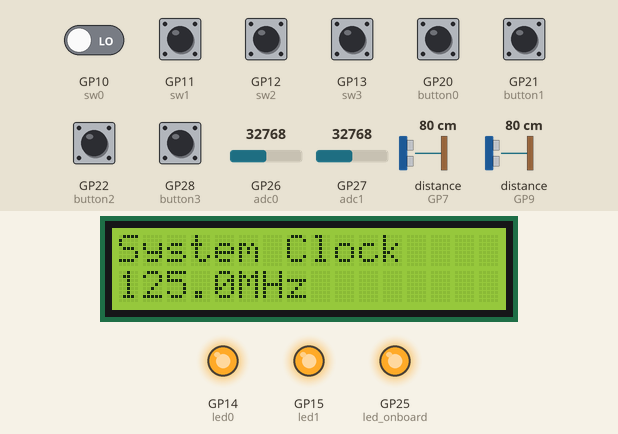
Recording of a program running on a simulated Raspberry Pi Pico running MicroPython. Shown: 16×2 character LCD, output pins drawn as LEDs (lit = HIGH). Dashed ring = blinking. Inputs (shaded band) come from the test bench; at power-on: GP10 (sw0), GP11 (sw1), GP12 (sw2), GP13 (sw3), GP20 (button0), GP21 (button1), GP22 (button2), GP28 (button3) LOW, GP26 (adc0) = 32768, GP27 (adc1) = 32768, distance to the obstacle (sensors on GP7, GP9) 80 cm (analog values on the 0–65535 scale). The echo pulse lasts 58.3 µs per cm; pins used as bus, display or sensor lines are not drawn.

Above: at 4.4 s.
4.5 s: GP10 (sw0) driven LOW
6.5 s: GP22 (button2) pulled HIGH for 0.35 s
At 7.28 s:
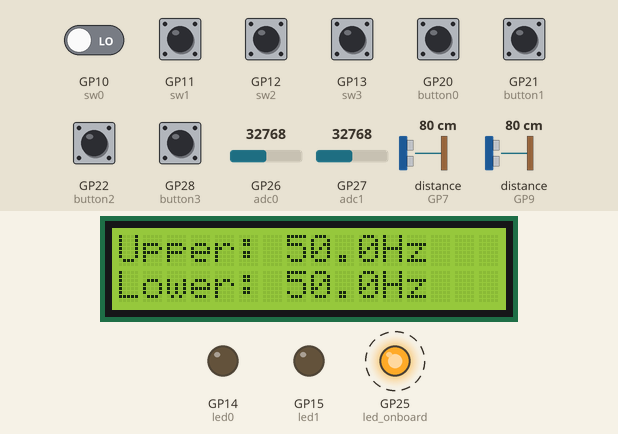
8.9 s: GP28 (button3) pulled HIGH for 0.35 s
At 9.63 s:
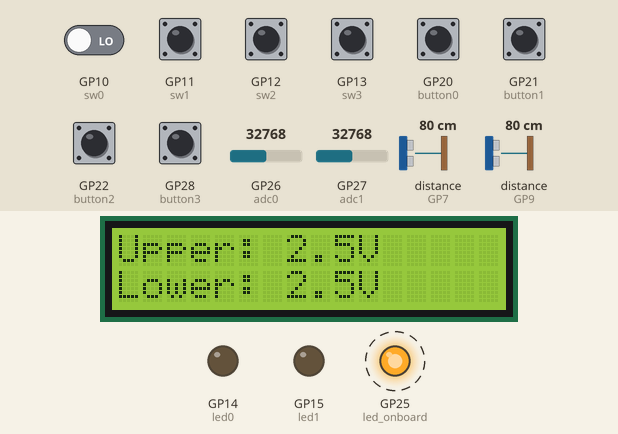
11.2 s: GP21 (button1) pulled HIGH for 0.35 s
At 11.84 s:
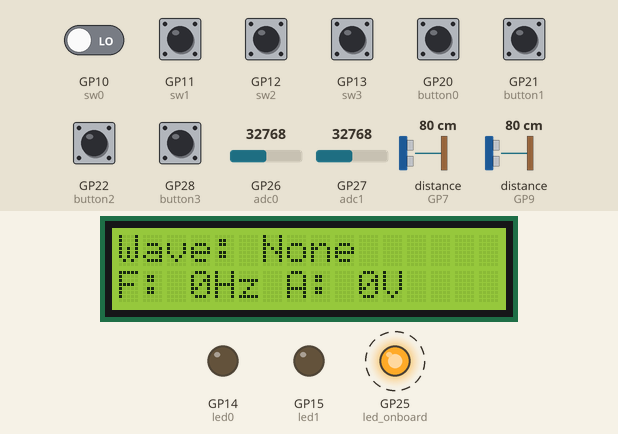
13.0 s: GP11 (sw1) pulled HIGH for 0.35 s
At 13.26 s:
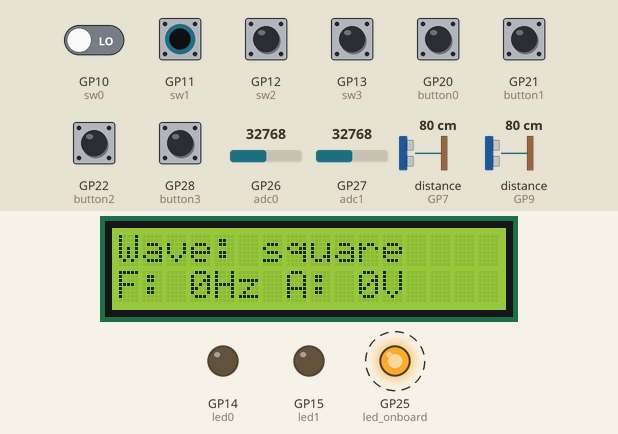
Timing chart, 0 to 15.8 s (numbered marks = the images above; inputs shaded):
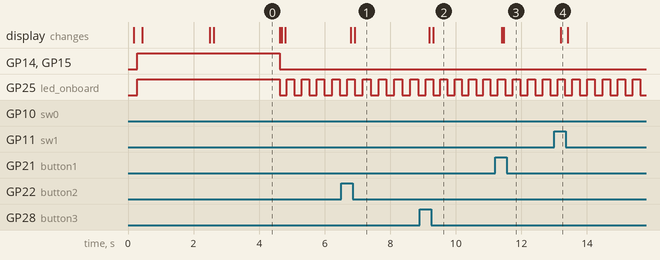

Measured:
- after the input at 6.5 s, the display: first changes after 0.29 s (image 1 shows a later state)
- after the input at 8.9 s, the display: first changes after 0.28 s (image 2 shows a later state)
- after the input at 11.2 s, the display: first changes after 0.19 s (image 3 shows a later state)
- after the input at 13.0 s, the display: changes after 0.20 s (image 4)

The program:

theremin.py
```python
# -----------------------------------------
#                 NOTES
# -----------------------------------------
"""
Dieter Steinhauser
11/2022
Design 1
Ultrasonic Theremin

This program employs talks to various peripherals to create a theremin music device.

The Major components include:
Transfers of SPI data to DAC
LCD status
ADC conversions
Switch inputs
button inputs
Overclocking

Potentially:
multithreading
DMA

"""

# -----------------------------------------
#               IMPORTS
# -----------------------------------------

from LCD import *
from LUT import *
from spi_config import *
import _thread
from utime import sleep, sleep_ms, sleep_us, ticks_ms
from machine import Pin, Timer, ADC, freq

# -----------------------------------------
#         CONSTANTS/VARIABLES
# -----------------------------------------

# ------------------
REFRESH_RATE = 60 # Frequency in Hz
REFRESH_PERIOD = int((1 / REFRESH_RATE) * 1000) # delay in milliseconds

# ------------------
UPY_BIT_RES = 16
ADC_REF = 3.3
VOLT_PER_BIT = ADC_REF / (2**UPY_BIT_RES) # ADC recieves in 2 byte packets and micropython automagically fixes it.

# ------------------
DAC_REF = 5.0
DC_OFFSET = 0
DC_OFFSET_RES = int((DC_OFFSET / DAC_REF) * (2**UPY_BIT_RES))

# ------------------
FREQ_MAX = 100
FREQ_MIN = 10
AMP_MAX = DAC_REF
AMP_MIN = 0

MAX_DIST_US0 = 50
MAX_DIST_US1 = 20

# -----------------------------------------
#           METHODS
# -----------------------------------------

def append_space(string, length):
    while (len(string) < length):
        string = ' ' + string
    return string

# -------------------------------------------------------------
#           INITIALIZATION
# -------------------------------------------------------------

# -----------------------------------------
#           SYSTEM CLOCK
# -----------------------------------------

DEFAULT_SYS_CLK = 125_000_000
STABLE_OVERCLOCK = 270_000_000

# Pico can go up to 270MHz before needing to flash to the eeprom directly.
system_clock = STABLE_OVERCLOCK

# if the system clock is not the default, apply the clock speed.
if system_clock !=  DEFAULT_SYS_CLK:
    freq(system_clock)

# print(f'Clock: {freq()/1e6}MHz')

# -----------------------------------------
#               PINOUT
# -----------------------------------------

# LCD Pins handled in LCD.py
# ----------------------------
# EN = Pin(0, Pin.OUT)
# RS = Pin(1, Pin.OUT)
# D7 = Pin(2, Pin.OUT)
# D6 = Pin(3, Pin.OUT)
# D5 = Pin(4, Pin.OUT)
# D4 = Pin(5, Pin.OUT)

# Ultrasonic sensor pins handled in sensors.py
# ----------------------------
# us0_trig = Pin(6, Pin.OUT)
# us0_echo = Pin(7, Pin.IN)
# us1_trig = Pin(8, Pin.OUT)
# us1_echo = Pin(9, Pin.IN)

# Switches
# ----------------------------
sw0 = Pin(10, Pin.IN, Pin.PULL_DOWN)
sw1 = Pin(11, Pin.IN, Pin.PULL_DOWN)
sw2 = Pin(12, Pin.IN, Pin.PULL_DOWN)
sw3 = Pin(13, Pin.IN, Pin.PULL_DOWN)
switch_pins = [sw0, sw1, sw2, sw3]

# LEDs
# ----------------------------
led0 = Pin(14, Pin.OUT)
led1 = Pin(15, Pin.OUT)
led_onboard = Pin(25, Pin.OUT)
led_pins = [led0, led1, led_onboard]

# SPI handled by the Hardware in spi_config.py
# ----------------------------
# miso = Pin(16, Pin.IN)
# cs = Pin(17, Pin.OUT, value=1)
# mosi = Pin(18, Pin.OUT)
# sck = Pin(19, Pin.OUT)

# Buttons
# ----------------------------
button0 = Pin(20, Pin.IN)
button1 = Pin(21, Pin.IN)
button2 = Pin(22, Pin.IN)
button3 = Pin(28, Pin.IN)
button_pins = [button0, button1, button2, button3]

# ADC
# ----------------------------
# adc0 = ADC(26) # Connect to GP26, which is channel 0
# adc1 = ADC(27) # Connect to GP27, which is channel 1


# -----------------------------------------
#           GENERAL I/O
# -----------------------------------------
last_time = 0
def debounce():
    global last_time
    new_time = ticks_ms()
    # if it has been more that 1/10 of a second since the last event, we have a new event
    if (new_time - last_time) > 100:
        last_time = new_time
        return True
    else:
        return False

def button0_irq_handler(pin):
    global reset
    if (debounce()):
        reset = True

def button1_irq_handler(pin):
    global menu_select
    if (debounce()):
        menu_select = 0

def button2_irq_handler(pin):
    global menu_select
    if (debounce()):
        menu_select = 1

def button3_irq_handler(pin):
    global menu_select
    if (debounce()):
        menu_select = 2

# now we register the handler function when the button is pressed
button0.irq(trigger=Pin.IRQ_RISING, handler = button0_irq_handler)
button1.irq(trigger=Pin.IRQ_RISING, handler = button1_irq_handler)
button2.irq(trigger=Pin.IRQ_RISING, handler = button2_irq_handler)
button3.irq(trigger=Pin.IRQ_RISING, handler = button3_irq_handler)


# -----------------------------------------
#           ULTRASONIC SENSORS
# -----------------------------------------


from machine import Pin
from utime import ticks_us, sleep_us

# Ultrasonic sensor pins
# ----------------------------
us0_trig = Pin(6, Pin.OUT)
us0_echo = Pin(7, Pin.IN)
us1_trig = Pin(8, Pin.OUT)
us1_echo = Pin(9, Pin.IN)

def get_distance_u0():

    # send the trigger wave
    us0_trig(1)
    sleep_us(1)
    us0_trig(0)

    # listen for the return echo
    while us0_echo.value() == 0:
        start = ticks_us()
    while us0_echo.value() == 1:
        stop = ticks_us()

    return ((stop - start) * 0.0343) / 2

def get_distance_u1():
    global us1_distance

    # send the trigger wave
    us1_trig(1)
    sleep_us(1)
    us1_trig(0)

    # listen for the return echo
    while us1_echo.value() == 0:
        start = ticks_us()
    while us1_echo.value() == 1:
        stop = ticks_us()

    return ((stop - start) * 0.0343) / 2


# -----------------------------------------
#           LCD
# -----------------------------------------
lcd_init()
lcd_clear()
# lcd_cursor_on()
# lcd_cursor_blink()
# -----------------------------------------
#           ADC
# -----------------------------------------
adc0 = ADC(26) # Connect to GP26, which is channel 0
adc1 = ADC(27) # Connect to GP27, which is channel 1
# adc2 = machine.ADC(28) # Connect to GP28, which is channel 2
# adc_reading = adc0.read_u16() * VOLT_PER_BIT # read and report the ADC reading


# -----------------------------------------
#           DAC
# -----------------------------------------
index = 0
selected_wave = None


# -----------------------------------------
#           TIMERS
# -----------------------------------------
spi_timer = Timer()

def spi_timer_tick(timer):
    """Process that sends waveform data to the DAC via SPI"""
#     spi_timer.init(freq=frequency*selected_wave.size, mode=Timer.PERIODIC, callback=spi_timer_tick)

    global frequency
    global amplitude
    global selected_wave
    global index
    global cs

    if selected_wave is not None:

        # output the waveform to DAC via SPI

        # complete math for the value that we send to the DAC
        dac_output = int((selected_wave.lut[index] * (amplitude / AMP_MAX)) + DC_OFFSET_RES)

        # bit shift so the value is acceptable by the 10 bit DAC

        # A3 A2 A1 A0 D10 D9 D8 D7 D6 D5 D4 D3 D2 D1 D0 X1 X0
        word = (0x9 << 12) + (dac_output << 2)
        format_array = [((word & 0xFF00) >> 8 ), (word & 0x00FF)]
        write_array = bytearray(format_array)

        # write to the device
        cs(0)
        spi.write(write_array)
        cs(1)

        # iterate through the waveform tables.
        index += 1
        index &= selected_wave.last_index


# -----------------------------------------
#           PROCESS 1: IO
# -----------------------------------------


while True:

    splash = True
    # Display the splash screen on startup.
    if splash is True:
        led0(1)
        led1(1)
        led_onboard(1)
        lcd_puts(f'USonic Theremin  ')
        lcd_goto(0,1)
        lcd_puts(f'Dieter S.        ')
        sleep(2)
        lcd_home()
        lcd_clear()
        lcd_puts(f'System Clock')
        lcd_goto(0,1)
        lcd_puts(f'{freq()/1e6}MHz')
        sleep(2)
        lcd_home()
        lcd_clear()
        led0.toggle()
        led1.toggle()
        led_onboard.toggle()

    # Start timers and threads
    reset = False
    menu_select = 0
    saved_frequency = 0
    frequency = 0
    amplitude = 0
    freq_min = FREQ_MIN
    freq_max = FREQ_MAX
    amp_max = AMP_MAX
    amp_min = AMP_MIN

    # -----------------------------------------
    #           Core Loop with reset
    # -----------------------------------------
    while reset is False:


        # read ADC rotary controls
        # -----------------------------------------
        adc0_reading = 3.3 - (adc0.read_u16() * VOLT_PER_BIT)
        adc1_reading = 3.3 - (adc1.read_u16() * VOLT_PER_BIT)
        # print(f'ADC0: {adc0_reading}')
        # print(f'ADC1: {adc1_reading}')

        # Read Ultrasonic Sensors
        # -----------------------------------------
        us0_distance = get_distance_u0()
        us1_distance = get_distance_u1()
        # print(f'US0: {us0_distance}')
        # print(f'US1: {us1_distance}')

        # read switch controls and get selected wave
        # -----------------------------------------
        switch_list = []
        for switch in switch_pins:
            switch_list.append(switch()) # read switch and put val in list

        if switch_list.count(1) != 1: # if none of the switches are high.
            selected_wave = None

        else:
            switch_key = "SW" + str(switch_list.index(1))
            selected_wave = waveforms.get(switch_key)

        # MENU LOGIC
        # -----------------------------------------

        if menu_select == 0: # Default Menu, Show wave and frequency

            wave_str = f'Wave: None      ' if selected_wave is None else f'Wave: {selected_wave.name}'

            # display the current waveform and frequency
            # -----------------------------------------
            lcd_puts(wave_str)
            lcd_goto(0,1)
            lcd_puts(f'F: {frequency}Hz A: {amplitude}V      ')
            lcd_home()

        elif menu_select == 1: # Change range of waveform frequency

            freq_min = round((FREQ_MAX) * (adc0_reading / ADC_REF), 1)
            freq_max = round((FREQ_MAX) * (adc1_reading / ADC_REF), 1)

            # display the upper bound and lower bound
            # -----------------------------------------
            lcd_puts(f'Upper: {freq_max}Hz     ')
            lcd_goto(0,1)
            lcd_puts(f'Lower: {freq_min}Hz     ')
            lcd_home()

        elif menu_select == 2:

            amp_min = round(AMP_MAX * (adc0_reading / ADC_REF), 1)
            amp_max = round((AMP_MAX) * (adc1_reading / ADC_REF), 1)

            # display the upper bound and lower bound
            # -----------------------------------------
            lcd_puts(f'Upper: {amp_max}V     ')
            lcd_goto(0,1)
            lcd_puts(f'Lower: {amp_min}V     ')
            lcd_home()


        # Dual Core Interaction
        # -----------------------------------------

        #  out of range, stop the waveform process.
        if us1_distance > MAX_DIST_US1 or us0_distance > MAX_DIST_US0:
            # spi_timer.deinit()
            frequency = 0
            amplitude = 0

        else:
            frequency = round(((freq_max - freq_min) * ((MAX_DIST_US0 - us0_distance) / MAX_DIST_US0)) + freq_min)
            amplitude = round(((amp_max - amp_min) * ((MAX_DIST_US1 - us1_distance) / MAX_DIST_US1)) + amp_min, 1)

            if selected_wave != None:
                spi_timer.init(freq=frequency*selected_wave.size, mode=Timer.PERIODIC, callback=spi_timer_tick)
            else:
                spi_timer.deinit()

        # toggle onboard LED for System speed status and refresh delay
        # -----------------------------------------
        led_onboard.toggle()
        utime.sleep_ms(REFRESH_PERIOD)

    spi_timer.deinit()

# -----------------------------------------
#     PROCESS 2: Waveform Generation
# -----------------------------------------

# while True:
#     if frequency != 0:
#
#         if frequency != saved_frequency and selected_wave is not None:
#          spi_timer.init(freq=frequency*selected_wave.size, mode=Timer.PERIODIC, callback=spi_timer_tick)
#          saved_frequency = frequency
#
#     else:
#         spi_timer.deinit()
#
#


# -----------------------------------------
#           END OF FILE
# -----------------------------------------
```

LCD.py
```python
#--------------------------------------------------
#       PARALLEL LCD FUNCTIONS
#       ======================
#
# These functions initialize and control the LCD
#
# Author: Dogan Ibrahim
# File  : LCD
# Date  : August, 2021
#--------------------------------------------------
# Modified by Dieter Steinhauser
#--------------------------------------------------
from machine import Pin
import utime

# ----------------------
LCD_CMD = 0
LCD_DATA = 1
# ----------------------

# GPIO Wiring
# ----------------------

#! Wiring here is backwards because of issues in layout.
EN = Pin(0, Pin.OUT)
RS = Pin(1, Pin.OUT)
D4 = Pin(5, Pin.OUT)
D5 = Pin(4, Pin.OUT)
D6 = Pin(3, Pin.OUT)
D7 = Pin(2, Pin.OUT)
PORT = [5, 4, 3, 2]
L = [0,0,0,0]


# Methods
# ----------------------

def Configure():

    for i in range(4):
       L[i] = Pin(PORT[i], Pin.OUT)

def lcd_strobe():

    EN.value(1)
    utime.sleep_ms(1)
    EN.value(0)
    utime.sleep_ms(1)

def lcd_write(c, mode):

    if mode == 0:
       d = c
    else:
       d = ord(c)
    d = d >> 4
    for i in range(4):
        b = d & 1
        L[i].value(b)
        d = d >> 1
    RS.value(mode)
    lcd_strobe()

    if mode == 0:
       d = c
    else:
       d = ord(c)
    for i in range(4):
        b = d & 1
        L[i].value(b)
        d = d >> 1
    RS.value(mode)
    lcd_strobe()
    utime.sleep_ms(1)
    RS.value(1)

def lcd_clear():

    lcd_write(0x01, 0)
    utime.sleep_ms(5)

def lcd_home():

    lcd_write(0x02, 0)
    utime.sleep_ms(5)

def lcd_cursor_blink():

    lcd_write(0x0D, 0)
    utime.sleep_ms(1)

def lcd_cursor_on():

    lcd_write(0x0E, 0)
    utime.sleep_ms(1)

def lcd_cursor_off():

    lcd_write(0x0C, 0)
    utime.sleep_ms(1)

def lcd_puts(s):

    l = len(s)
    for i in range(l):
       lcd_putch(s[i])

def lcd_putch(c):

    lcd_write(c, 1)

def lcd_goto(col, row):
    c = col + 1
    if row == 0:
        address = 0
    if row == 1:
        address = 0x40
    if row == 2:
        address = 0x14
    if row == 3:
        address = 0x54
    address = address + c - 1
    lcd_write(0x80 | address, 0)

def lcd_init():

    Configure()
    utime.sleep_ms(120)
    for i in range(4):
        L[i].value(0)
    utime.sleep_ms(50)
    L[0].value(1)
    L[1].value(1)
    lcd_strobe()
    utime.sleep_ms(10)
    lcd_strobe()
    utime.sleep_ms(10)
    lcd_strobe()
    utime.sleep_ms(10)
    L[0].value(0)
    lcd_strobe()
    utime.sleep_ms(5)
    lcd_write(0x28, 0)
    utime.sleep_ms(1)
    lcd_write(0x08, 0)
    utime.sleep_ms(1)
    lcd_write(0x01, 0)
    utime.sleep_ms(10)
    lcd_write(0x06, 0)
    utime.sleep_ms(5)
    lcd_write(0x0C, 0)
    utime.sleep_ms(10)
#================= END OF LCD FUNCTIONS =======================
```

spi_config.py
```python
# -----------------------------------------
#          NOTES
# -----------------------------------------
"""

Dieter Steinhauser
11/2022
Design 1
SPI configuration

The following is configuration of SPI communication for the LTC1661 10-bit DAC.
"""

# -----------------------------------------
#          IMPORTS
# -----------------------------------------
from machine import Pin, SPI

# -----------------------------------------
#          CONSTANTS
# -----------------------------------------
DEBUG_SPI_CLK = 1_000_000 # Hz
STABLE_SPI_CLK = 8_000_000 # Hz
FAST_SPI_CLK = 10_000_000 # Hz
IDLE_LO = 0
IDLE_HI = 1
RISING_EDGE = 0
FALLING_EDGE = 1

# -----------------------------------------
#           SPI
# -----------------------------------------

# Note: How to configure SPI
# ---------------------------
# spi.init(baudrate=1_000_000,  # clock speed
         # polarity=0,          # Idle clock level. 0:L, 1:H
         # phase=0,             # sample on rising(0) or falling (1) edge
         # bits=8,              # width of transfer in bits, 8 is standard
         # firstbit=SPI.MSB,    # bit order, either SPI.MSB or SPI.LSB
         # sck=None,            # alternate pin object selection
         # mosi=None,           # alternate pin object selection
         # miso=None,           # alternate pin object selection
         # pins=(SCK, MOSI, MISO) # alternate pin object selection for WiPy
         # )

# spi.write('test') # single write to the device
# spi.read(num_bytes)       # read a number of bytes. can take a second parameter of a continuous write byte value.
#
# buf = bytearray(3)
# spi.write_readinto('out', read_buf) # writes the first value while reading into the second parameter read_buf
# ---------------------------

spi_clock_speed = FAST_SPI_CLK
spi = SPI(0)
# Default Pins for SPI-0
# CLK  - 18
# MOSI - 19
# MISO - 16
# CS   - 17 #Note, if this does not work immeadiately, enable the pin as an output as seen below.

cs = Pin(17, Pin.OUT, value=1)

spi.init(baudrate=spi_clock_speed,  # clock speed
         polarity=IDLE_LO,    # Idle clock level. 0:L, 1:H
         phase=RISING_EDGE,    # sample on rising(0) or falling (1) edge
         )
```

Source omitted: LUT.py (5602 bytes)
